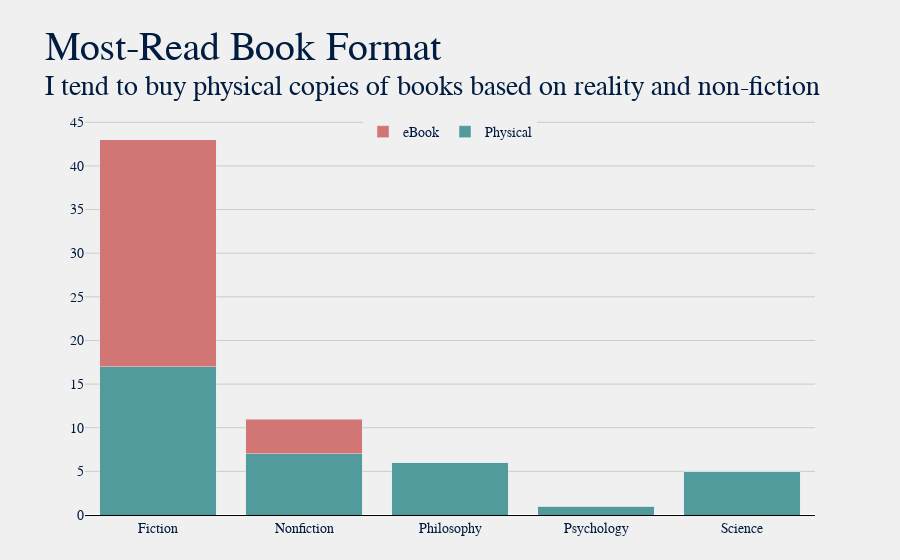

Write notebook code for a chart like this one.
### Markdown cell above
### Do I prefer physical books, or eBooks?

In general I prefer physical books - but the reason I've read so many eBooks is because I used to be an expat in South Korea, and it was simply a matter of convenience that I have a Kindle instead of a bunch of physical books. I was moving between apartments relatively often, and apartments in Seoul can be [rather small](https://www.statista.com/statistics/644523/south-korea-living-space-per-person/), so I had limited space. Currently, I tend to buy physical books when they are more science-based, while I have more fiction books in eBook format.

### Code cell
physical = (df[df['Format'] == 'Physical'].groupby('Genre')['Title']
            .count()
            .reset_index()
            .rename(columns={'Title':'Physical'}))
ebook = (df[df['Format'] == 'eBook'].groupby('Genre')['Title']
         .count()
         .reset_index()
         .rename(columns={'Title':'eBook'}))

format_df = pd.concat([physical, ebook['eBook']], axis=1).fillna(0).set_index('Genre')
format_df = format_df.convert_dtypes()

title = "Most-Read Book Format"
sub = f"I tend to buy physical copies of books based on reality and non-fiction"
plot.gen_stacked_bar_graph(format_df, title, sub)

### Figure 1 — Plotly figure (JSON) as saved in the notebook; plotly's stock layout.template omitted (floating-point values rounded to 4 significant figures)
{"data": [{"customdata": ["Physical", "Physical", "Physical", "Physical", "Physical"], "hovertemplate": "<b>%{customdata}</b>: %{y}<extra></extra>", "marker": {"color": "#529b9c"}, "name": "Physical", "type": "bar", "x": ["Fiction", "Nonfiction", "Philosophy", "Psychology", "Science"], "y": [17, 7, 6, 1, 5]}, {"customdata": ["eBook", "eBook", "eBook", "eBook", "eBook"], "hovertemplate": "<b>%{customdata}</b>: %{y}<extra></extra>", "marker": {"color": "#d27575"}, "name": "eBook", "type": "bar", "x": ["Fiction", "Nonfiction", "Philosophy", "Psychology", "Science"], "y": [26, 4, 0, 0, 0]}], "layout": {"autosize": true, "barmode": "stack", "font": {"color": "#001c40", "family": "Baskerville", "size": 14}, "legend": {"orientation": "h", "x": 0.5, "xanchor": "center", "y": 1.01, "yanchor": "top"}, "margin": {"b": 45, "l": 85, "r": 85, "t": 120}, "paper_bgcolor": "#f0f0f0", "plot_bgcolor": "#f0f0f0", "showlegend": true, "title": {"font": {"color": "#001c40", "family": "Baskerville, Bold", "size": 40}, "text": "Most-Read Book Format<br><sup>I tend to buy physical copies of books based on reality and non-fiction"}, "xaxis": {"autorange": true, "gridcolor": "#cbcbcb", "linecolor": "black", "range": [-0.5, 4.5], "showgrid": false, "showline": true, "title": {}, "type": "category"}, "yaxis": {"autorange": true, "gridcolor": "#cbcbcb", "linecolor": "black", "range": [0, 45.26], "showgrid": true, "showline": false, "showticklabels": true, "title": {}, "type": "linear"}}}
